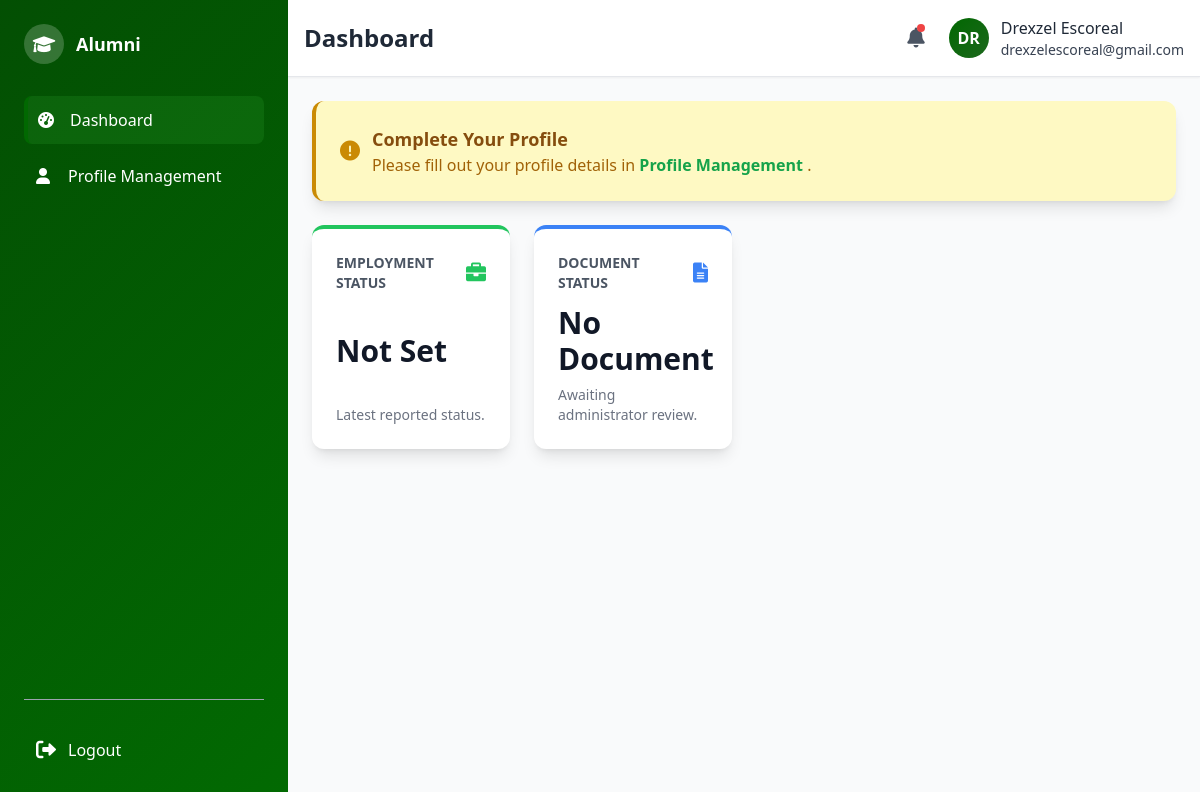
/alumni/alumni_dashboard.php (signed in), run on the app's committed database.
### tables this page shows
CREATE TABLE `users` (
  `user_id` int(11) NOT NULL,
  `email` varchar(100) NOT NULL,
  `password` varchar(200) NOT NULL,
  `role` enum('admin','alumni') NOT NULL,
  `name` varchar(150) NOT NULL,
  `created_at` timestamp NOT NULL DEFAULT current_timestamp()
);

### alumni/alumni_format.php (the view, shortened to what this page needs)
<?php
include("../connect.php");
$user_id = $_SESSION["user_id"];
$stmt = $conn->prepare("
    SELECT ap.first_name, ap.last_name, u.email, u.name as user_name
    FROM users u
    LEFT JOIN alumni_profile ap ON u.user_id = ap.user_id
    WHERE u.user_id = ?
");
$stmt->bind_param("i", $user_id);
$stmt->execute();
$result = $stmt->get_result();
$profile = $result->fetch_assoc() ?: [];
$full_name = 'Alumni';
if (!empty($profile)) {
    if (!empty($profile['first_name']) || !empty($profile['last_name'])) {
        $full_name = trim(
            ($profile['first_name'] ?? '') . ' ' .
            ($profile['last_name'] ?? '')
        );
    } elseif (!empty($profile['user_name'])) {
        $full_name = $profile['user_name'];
    }
}
$page_title = $page_title ?? "Alumni Page";
?>
<!DOCTYPE html>
<html lang="en">
<head>
    <script src="https://cdn.tailwindcss.com"></script>
    <link href="https://cdnjs.cloudflare.com/ajax/libs/font-awesome/6.0.0/css/all.min.css" rel="stylesheet">
    <link rel="stylesheet" href="alumni_format.css">
</head>
<body class="bg-gray-50 min-h-screen flex">
    <aside class="w-72 gradient-bg text-white flex-shrink-0">
        <div class="sidebar-wrapper flex flex-col justify-between">
            <div class="p-6">
                <div class="flex items-center space-x-3 mb-8">
                    <div class="w-10 h-10 rounded-full bg-white bg-opacity-20 flex items-center justify-center">
                        <i class="fas fa-graduation-cap text-lg" aria-hidden="true"></i>
                    </div>
                    <h2 class="font-bold text-lg">Alumni</h2>
                </div>
                <nav class="space-y-2">
                    <a href="alumni_dashboard.php"
                       class="sidebar-item <?php echo ($active_page ?? '') === 'dashboard' ? 'active' : ''; ?>
                              flex items-center space-x-3 p-3 rounded-lg">
                        <i class="fas fa-tachometer-alt w-5" aria-hidden="true"></i>
                        <span>Dashboard</span>
                    </a>
                    <a href="alumni_profile.php"
                       class="sidebar-item <?php echo ($active_page ?? '') === 'profile' ? 'active' : ''; ?>
                              flex items-center space-x-3 p-3 rounded-lg">
                        <i class="fas fa-user w-5" aria-hidden="true"></i>
                        <span>Profile Management</span>
                    </a>
                </nav>
            </div>
            <div class="p-6">
                <hr class="border-gray-400 my-6">
                <a href="../login/logout.php"
                   class="flex items-center space-x-3 text-white hover:text-red-500 p-3 rounded-lg">
                    <i class="fas fa-sign-out-alt text-xl" aria-hidden="true"></i>
                    <span>Logout</span>
                </a>
            </div>
        </div>
    </aside>
    <div class="flex-1 flex flex-col">
        <header class="bg-white shadow-sm border-b p-4">
            <div class="flex items-center justify-between">
                <h1 class="text-2xl font-bold text-gray-800"><?php echo htmlspecialchars($page_title); ?></h1>
                <div class="flex items-center space-x-6">
                    <div class="relative">
                        <button id="notificationBtn"
                                class="relative text-gray-600 hover:text-blue-600 flex items-center">
                            <i class="fas fa-bell text-xl"></i>
                            <span class="absolute top-0 right-0 w-2 h-2 bg-red-500 rounded-full"></span>
                        </button>
                    </div>
                    <div class="flex items-center space-x-3">
                        <div class="profile-avatar w-10 h-10 rounded-full flex items-center justify-center text-white font-bold overflow-hidden">
                            <?php
                            $stmt = $conn->prepare("SELECT ap.photo_path, u.name, u.email FROM users u LEFT JOIN alumni_profile ap ON u.user_id = ap.user_id WHERE u.user_id = ?");
                            $stmt->bind_param("i", $user_id);
                            $stmt->execute();
                            $result = $stmt->get_result();
                            $initials = 'AL';
                            $user_email = '';
                            $photo_path = null;
                            if ($row = $result->fetch_assoc()) {
                                $initials = strtoupper(substr(trim($row['name'] ?: 'Alumni'), 0, 2));
                                $user_email = $row['email'];
                                $photo_path = $row['photo_path'];
                            }
                            if ($photo_path && file_exists("../" . $photo_path)) {
                                echo '<img src="../' . htmlspecialchars($photo_path) . '" alt="Profile" class="w-full h-full object-cover">';
                            } else {
                                echo htmlspecialchars($initials);
                            }
                            ?>
                        </div>
                        <div class="hidden md:block">
                            <p class="font-medium text-gray-800"><?php echo htmlspecialchars($full_name); ?></p>
                            <p class="font-medium text-gray-700 text-sm"><?php echo htmlspecialchars($user_email); ?></p>
                        </div>
                    </div>
                </div>
            </div>
        </header>
        <main class="flex-1 p-6 overflow-auto">
            <?php echo $page_content ?? ''; ?>
        </main>
    </div>
</body>
</html>

### alumni/alumni_format.css (style rules this page uses)
:root { --primary-green: #034f03; --forest-green: #026a02; --lime-green: #016801; --sea-green: #1d681d; --light-bg: #06690e; --dark-text: #1C1C1C; }
.gradient-bg { background: linear-gradient(135deg, var(--primary-green) 0%, var(--forest-green) 100%); }
.sidebar-item { transition: all 0.3s ease; color: #fff; padding-left: 14px; }
.sidebar-item.active { background: rgba(34, 139, 34, 0.3); border-left: 4px solid var(--lime-green); padding-left: 10px; }
.profile-avatar { background: linear-gradient(135deg, var(--lime-green) 0%, var(--sea-green) 100%); }
.sidebar-wrapper { height: 100vh; overflow-y: auto; position: sticky; top: 0; }
.hidden { display: none; }

### data on the page
users: name "DR", name "Drexzel Escoreal", email "drexzelescoreal@gmail.com"

### other printed values
$page_title "Dashboard"
$profile['employment_status'] "Not Set"
$document['document_status'] "No Document"
